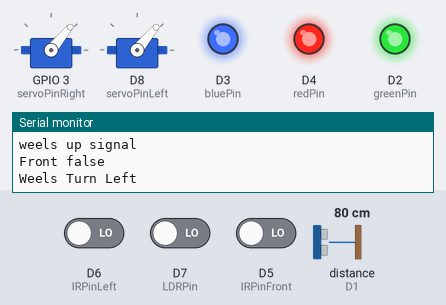
Simulated run of this sketch. Board: ESP8266 (NodeMCU). On the bench: 2 × servo, output pins drawn as LEDs (lit = HIGH), the last lines printed to the serial monitor. Dashed ring = blinking. Inputs (shaded band) come from the test bench; at power-on: D5 (IRPinFront) LOW, D6 (IRPinLeft) LOW, distance to the obstacle (sensor on D1) 80 cm, D7 (LDRPin) LOW. The echo pulse lasts 58.3 µs per cm; pins used as bus, display or sensor lines are not drawn.

Above: at 1.5 s.
1.6 s: D5 (IRPinFront) driven HIGH
At 2.7 s:
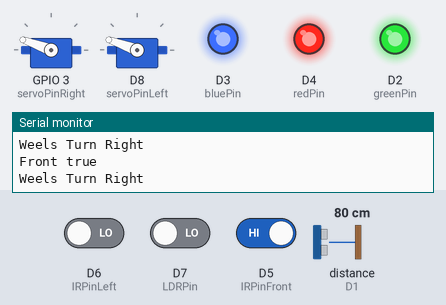
3.7 s: D5 (IRPinFront) driven LOW
At 4.3 s:
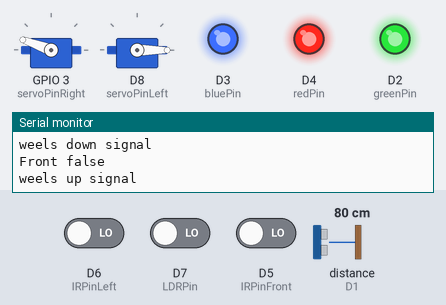
7.0 s: D6 (IRPinLeft) driven HIGH and D5 (IRPinFront) driven HIGH
At 7.8 s:
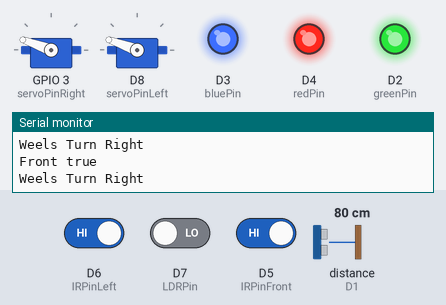
10.3 s: D5 (IRPinFront) driven LOW
At 11.0 s:
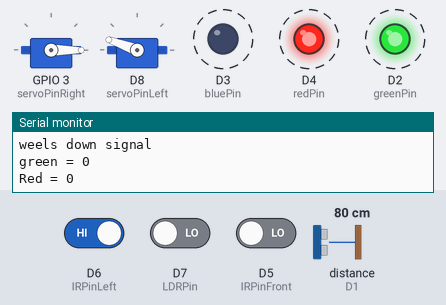
13.6 s: distance to the obstacle (sensor on D1) set to 11 cm
16.9 s: distance to the obstacle (sensor on D1) set to 8 cm
At 18.3 s:
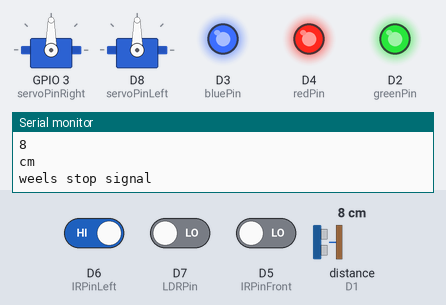
Timing chart, 0 to 23.4 s (numbered marks = the images above; inputs shaded):
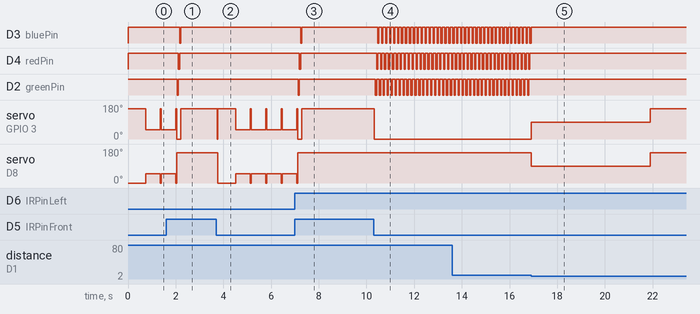

Measured:
- the behaviour switches between 10 and 9 cm on distance to the obstacle (sensor on D1) (found by bisection; images 4 and 5)
- after the input at 1.6 s, D3 (bluePin): HIGH → LOW after 0.57 s, → HIGH 0.05 s later; D4 (redPin): HIGH → LOW after 0.52 s, → HIGH 0.05 s later; D2 (greenPin): HIGH → LOW after 0.47 s, → HIGH 0.05 s later
- after the input at 3.7 s, servo on D8 (servoPinLeft): 160° → 0° after 0.07 s, → 50° 0.75 s later
- after the input at 7.0 s, D3 (bluePin): HIGH → LOW after 0.23 s, → HIGH 0.05 s later; D4 (redPin): HIGH → LOW after 0.18 s, → HIGH 0.05 s later; D2 (greenPin): HIGH → LOW after 0.13 s, → HIGH 0.05 s later
- after the input at 10.3 s, D3 (bluePin): alternates HIGH for 0.12 s and LOW for 0.05 s, starting after 0.17 s; D4 (redPin): alternates HIGH for 0.12 s and LOW for 0.05 s, starting after 0.12 s; D2 (greenPin): alternates HIGH for 0.12 s and LOW for 0.05 s, starting after 0.07 s; servo on GPIO 3 (servoPinRight): 160° → 0° at once
- after the input at 16.9 s, D3 (bluePin): goes on until 16.9 s, then stays HIGH; D4 (redPin), D2 (greenPin): stops changing and stays HIGH; servo on GPIO 3 (servoPinRight): 0° → 90° at once, → 160° 5.0 s later; servo on D8 (servoPinLeft): 160° → 90° at once, → 160° 5.0 s later

The sketch:

RobotPaul.ino
```cpp
//Set debug mode/Serial.print on or off
bool debugMode = true;
int timeToTurn90Degrees = 6000;
bool lineDetected = false;
bool finished = false;
// library voor servo's
#include <Servo.h>

// Create objects for the weels
Servo ServoLeft;
Servo ServoRight;

// Servo pin's
#define IRPinLeft D6
#define IRPinFront D5
#define servoPinLeft D8
#define servoPinRight D9
#define redPin D4
#define greenPin D2
#define bluePin D3
#define LDRPin D7
#define trigPinUS D0
#define echoPinUS D1

/*************************************************************************/

void setup() {
  // Serial stuff
  if (debugMode) {
    Serial.begin(9600);
  }

  //Set all the pin modes
  pinMode(IRPinLeft, INPUT);
  pinMode(IRPinFront, INPUT);
  pinMode(redPin, OUTPUT);
  pinMode(greenPin, OUTPUT);
  pinMode(bluePin, OUTPUT);
  pinMode(LDRPin, INPUT);
  //pinMode(trigPin, OUTPUT);
  //pinMode(echoPin, INPUT);
  // Bind servo objects to pins
  ServoRight.attach(servoPinRight);
  ServoLeft.attach(servoPinLeft);

  //Turn the LED's off
  digitalWrite(greenPin, HIGH);
  digitalWrite(redPin, HIGH);
  digitalWrite(bluePin, HIGH);

  /* if (!InfraRoodLeft()) {
     wheelsTurnRight(0);
     int startTime = millis();
     while (millis() < (startTime + timeToTurn90Degrees)) {
       if (!infraRoodFront()) {
         lineDetected = true;
         break;
       }
     }
     if (lineDetected) {
       turnLeft();
     } else {
       wheelsDown(0);
       while (infraRoodFront()) {
         //rechtdoorrijden tot er een lijn is gevonden
       }
       turnLeft();
     }
    }*/
}
/*************************************************************************/


void loop() {
  if (!finished) {
    if (infraRoodFront()) {                  //Als voor een zwarte lijn ziet
      turnRight();                           //ga dan naar rechts
    }
    if (!infraRoodLeft() && !infraRoodFront()) { //als links en links wit zien
      turnLeft();                             //ga dan naar links
    }
    if (ultrasoon(10)) {
      avoidObstacle();
    } else {
      wheelsDown(10);
    }
    if (checkFrontColour() == 'r') {
      Serial.println("ROOD!");
      finished = true;
      wheelsStop(0);
    }
  }
}

/*************************************************************************/
void avoidObstacle() {
  wheelsStop(0);
  int startTimer = millis();
  while (millis() < (startTimer + 5000)) {
    delay(10);
  }

  wheelsTurnRight(3006);
  while (!infraRoodFront()) {
    wheelsDown(0);
  }
}


void turnRight() {
  while (infraRoodFront()) {//zolang fornt zwart is ga naar rechts
    wheelsTurnRight(0);
  }
  wheelsDown(0);
}

void turnLeft() {
  wheelsUp(750);
  while (!infraRoodFront()) {
    wheelsTurnLeft(600);
    wheelsUp(50);
  }
  wheelsDown(0);
}

// void's with a timer you can set

void wheelsDown(float timelapse) {
  Serial.println("weels down signal");
  ServoLeft.write(160);
  ServoRight.write(-160);
  delay(timelapse);
}

void wheelsStop(float timelapse) {
  Serial.println("weels stop signal");
  ServoLeft.write(90);
  ServoRight.write(90);
  delay(timelapse);
}

void wheelsUp(float timelapse) {
  Serial.println("weels up signal");
  ServoLeft.write(-160);
  ServoRight.write(160);
  delay(timelapse);
}

void wheelsTurnLeft(float timelapse) {
  Serial.println("Weels Turn Left");
  ServoLeft.write(50);
  ServoRight.write(50);
  delay(timelapse);
}

void wheelsTurnRight(float timelapse) {
  Serial.println("Weels Turn Right");
  ServoLeft.write(160);
  ServoRight.write(160);
  delay(timelapse);
}

bool infraRoodFront() {
  if (digitalRead(IRPinFront) == HIGH) {
    Serial.println("Front true");
    return true; //lijn is true
  } else {
    Serial.println("Front false");

    return false; //grond is false
  }

}

bool infraRoodLeft() {
  if (digitalRead(IRPinLeft) == HIGH) {
    return true; //lijn is true
  } else {
    return false; //grond is false
  }
  Serial.println("Left OOPS");
}

void commenceDancing() {
  wheelsTurnRight(1);
}

char checkFrontColour() {
  digitalWrite(greenPin, LOW);
  delay(50);
  bool green = digitalRead(LDRPin);
  Serial.print("green = ");
  Serial.println(green);
  digitalWrite(greenPin, HIGH);
  digitalWrite(redPin, LOW);
  delay(50);
  bool red = digitalRead(LDRPin);
  Serial.print("Red = ");
  Serial.println(red);
  digitalWrite(redPin, HIGH);
  digitalWrite(bluePin, LOW);
  delay(50);
  bool blue = digitalRead(LDRPin);
  Serial.print("blue = ");
  Serial.println(blue);
  digitalWrite(bluePin, HIGH);

  if (!green && !blue && red) {
    return 'r'; //Rood
  } else if (!green && !blue && !red) {
    return 'z'; //Zwart
  } else if (green && blue && red) {
    return 'w'; //Wit
  } else {
    return 'u'; //Unknown
  }
}

bool ultrasoon(int detecteerAfstandInCentimeter) {
  int duration, distanceUS;
  pinMode(trigPinUS, OUTPUT);
  digitalWrite(trigPinUS, LOW);
  delayMicroseconds(2);
  digitalWrite(trigPinUS, HIGH);
  delayMicroseconds(10);
  digitalWrite(trigPinUS, LOW);
  pinMode(echoPinUS, INPUT);
  duration = pulseIn(echoPinUS, HIGH);
  distanceUS = microsecondsToCentimeters(duration);

  Serial.println(distanceUS);
  Serial.print("cm");
  Serial.println();
  if (distanceUS < detecteerAfstandInCentimeter) {
    return true;
  } else {
    return false;
  }
}

long microsecondsToCentimeters(long microseconds)
{
  return microseconds / 29 / 2;
}
```
